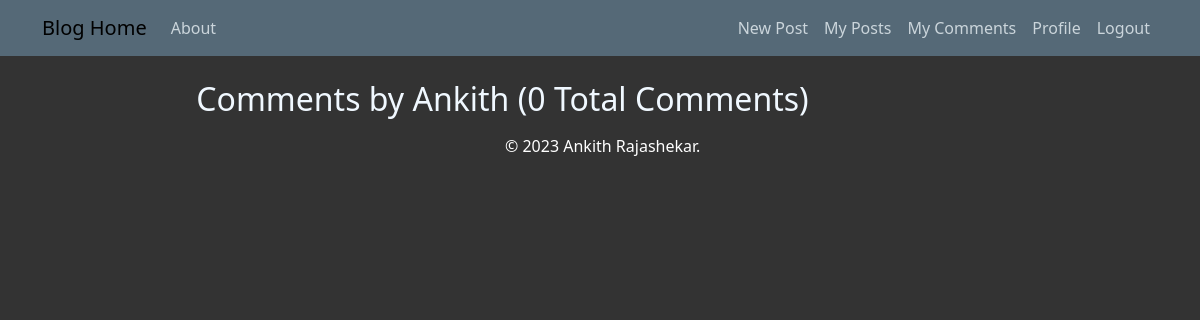
/mycomments/ (signed in), run on an earlier commit of the app's database.
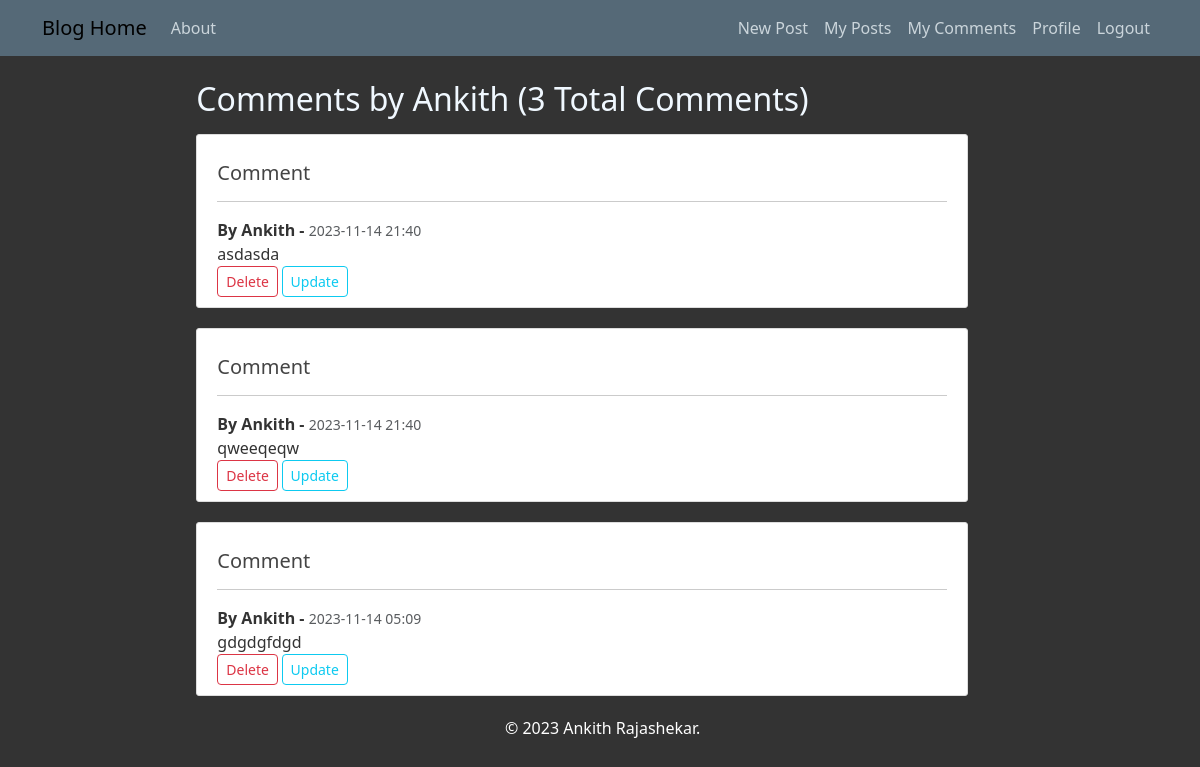
And on a later commit of the database.
### blog/models.py (models this page shows, shortened)
class Comment(models.Model):
  post = models.ForeignKey(Post, related_name="comments", on_delete = models.CASCADE)
  user = models.ForeignKey(User, on_delete = models.CASCADE)
  author = models.CharField(max_length=100)
  content = models.TextField(max_length=500)
  date_posted = models.CharField(default=str(dateformat.format(timezone.now(), 'Y-m-d H:i')), max_length=70)

### blog/views.py (the view)
# urls.py: path('mycomments/', UserCommentListView.as_view(), name='user-comments'),
class UserCommentListView(ListView): #View for an object we will be looping over to display, this must be provided
    model = Comment
    template_name = 'blog/user_comments.html'
    context_object_name = 'comments'
    paginate_by = 10
    def get_queryset(self): #modify/override query_set that this view returns
        user=self.request.user #get username from url using shortcut 'get_object_or_404'. variables sent in are stored as kwargs and accessed by instance of class-view via self
        return Comment.objects.filter(user=user).order_by('-date_posted') #ordering was also overriden, so we add proper ordering in return here

### blog/templates/blog/user_comments.html (shortened to what this page needs)
{% extends "blog/base.html" %}
{% block content %}
  <h2 class = "mb-3 offset-md-2" style =color:aliceblue> Comments by {{user.username}} ({{page_obj.paginator.count}} Total Comments)</h1>
  {%for comment in comments%}
  <article class="media content-section offset-md-2">
    <h5 class="article-content">Comment</h5>
    <hr>
        <strong>By {{comment.author}} - </strong>
        <small class="text-muted">{{ comment.date_posted}}</small>
        <br>
        {{comment.content}}
        <small class="text-muted">
          <br>
          <a href="{%url 'comment-delete' comment.pk%}" class="btn btn-outline-danger btn-sm">Delete</a>
          <a href="{%url 'comment-update' comment.pk%}"class="btn btn-outline-info btn-sm">Update</a>
        </small>
        <br>
  </article>
  {%endfor%}
{% endblock content %}

What changed in the data, as far as the page shows it:
added Comment: author "Ankith", date_posted "2023-11-14 21:40", content "asdasda"
added Comment: author "Ankith", date_posted "2023-11-14 21:40", content "qweeqeqw"
added Comment: author "Ankith", date_posted "2023-11-14 05:09", content "gdgdgfdgd"
Also different on the page:
{{ page_obj.paginator.count }}: "0" → "3"
